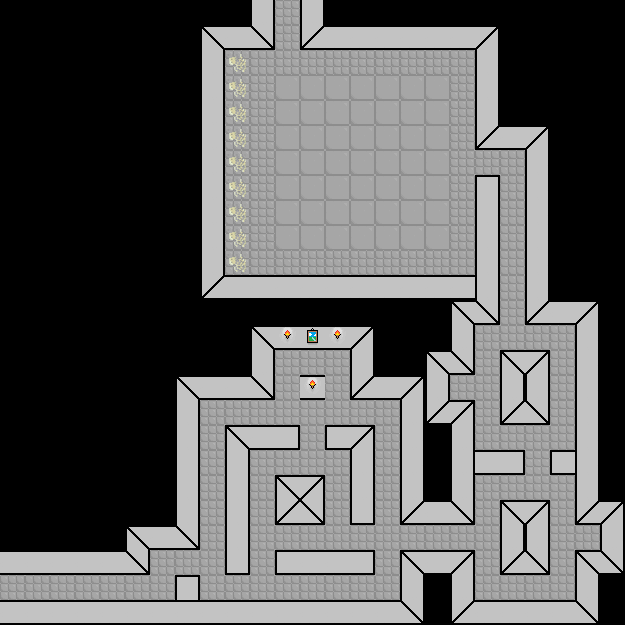

Tiled map render using the project's own tile images. Description and the map definition, with tile-layer contents summarised, below:
An orthogonal 25x25 tile map with 25x25 px tiles, 1 tile layer (Tile Layer 1), 3 tilesets.

<map version="1.0" orientation="orthogonal" width="25" height="25" tilewidth="25" tileheight="25">
 <tileset firstgid="1" source="../art/guard1set.tsx" />
 <tileset firstgid="26" source="../art/tileset1.tsx" />
 <tileset firstgid="51" source="../art/wizard1set.tsx" />
 <layer name="Tile Layer 1" width="25" height="25">
  <data>[625 cells, 370 non-empty, 27 distinct tile ids]</data>
 </layer>
</map>
